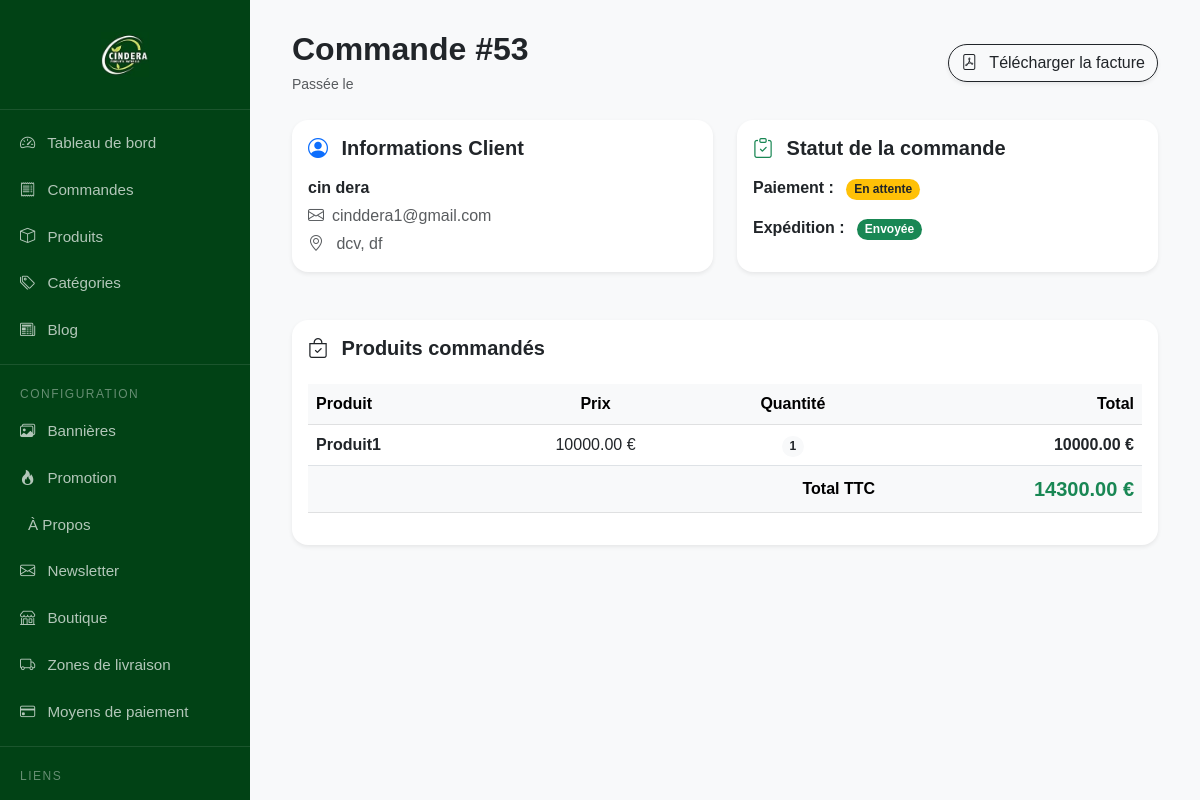
Screenshot of /dashboard/orders/53/ (signed in) with the database file from the repository.
### shop/models.py (models this page shows, shortened)
class Order(models.Model):
    class PaymentStatus(models.TextChoices):
        PENDING = 'pending', 'En attente'
        PAID = 'paid', 'Payé'
        FAILED = 'failed', 'Échoué'
        REFUNDED = 'refunded', 'Remboursé'
    user = models.ForeignKey(
        settings.AUTH_USER_MODEL,
        on_delete=models.SET_NULL, null=True, blank=True, related_name='orders'
    )
    first_name = models.CharField(max_length=100)
    last_name = models.CharField(max_length=100)
    email = models.EmailField()
    address = models.TextField()
    postal_code = models.CharField(max_length=20, verbose_name="Code postal")
    phone = models.CharField(max_length=20, blank=True, verbose_name="Téléphone")
    city = models.CharField(max_length=100)
    country = models.CharField(max_length=50)  # <-- ajoute ce champ
    shipping_zone = models.ForeignKey(ShippingZone, on_delete=models.SET_NULL, null=True)
    payment_method = models.ForeignKey(PaymentMethod, on_delete=models.SET_NULL, null=True)
    coupon = models.ForeignKey(Coupon, on_delete=models.SET_NULL, null=True, blank=True)
    subtotal = models.DecimalField(max_digits=10, decimal_places=2, default=0)
    vat_rate = models.DecimalField(max_digits=5, decimal_places=2, default=18)
    vat_amount = models.DecimalField(max_digits=10, decimal_places=2, default=0)
    shipping_cost = models.DecimalField(max_digits=10, decimal_places=2, default=0)
    discount_amount = models.DecimalField(max_digits=10, decimal_places=2, default=0)
    payment_fee = models.DecimalField(max_digits=10, decimal_places=2, default=0)
    total_price = models.DecimalField(max_digits=10, decimal_places=2, default=0)
    payment_status = models.CharField(max_length=20, choices=PaymentStatus.choices, default=PaymentStatus.PENDING)
    is_shipped = models.BooleanField(default=False)
    created_at = models.DateTimeField(auto_now_add=True)
    class Meta:
        ordering = ['-created_at']

class OrderItem(models.Model):
    order = models.ForeignKey(Order, related_name="items", on_delete=models.CASCADE)
    product = models.ForeignKey(Product, on_delete=models.PROTECT)
    product_name = models.CharField(max_length=200)
    price = models.DecimalField(max_digits=10, decimal_places=2) # Prix HT au moment de l'achat
    quantity = models.PositiveIntegerField(default=1)
    @property
    def total_price(self):
        return self.price * self.quantity

### shop/decorators.py (the view)
    def _wrapped_view(request, *args, **kwargs):
        if request.user.is_authenticated:
            if request.user.is_manager or request.user.is_admin_role:
                return view_func(request, *args, **kwargs)
            else:
                raise PermissionDenied("Vous n'avez pas la permission d'accéder à cette page.")
        else:
            return redirect('products:login')  # redirige si non connecté

### shop/context_processors.py (called while the page is built)
def cart_item_count(request):
    cart = request.session.get('cart', {})
    total_quantity = sum(int(item['quantity']) for item in cart.values())
    return {'cart_item_count': total_quantity}

def categories_context(request):
    return {
        'categories': Category.objects.all()
    }

### shop/models.py (called while the page is built)
    @property
    def is_manager(self):
        return self.role == self.Role.GESTIONNAIRE

    @property
    def is_admin_role(self):
        return self.role == self.Role.ADMIN

### shop/views.py (called while the page is built)
@login_required
@admin_or_manager_required
def order_detail(request, order_id):
    order = get_object_or_404(Order, id=order_id)
    return render(request, 'dashboard/orders/detail.html', {'order': order})

### templates/dashboard/orders/detail.html (shortened to what this page needs)
{% extends "dashboard/base_dashboard.html" %}
{% block content %}
<div class="container-fluid">
    <div class="d-flex justify-content-between align-items-center mb-4">
        <div>
            <h2 class="fw-bold mb-1">Commande #{{ order.id }}</h2>
            <small class="text-muted">
                Passée le {{ order.created|date:"d M Y à H:i" }}
            </small>
        </div>
        <div>
            <a href="{% url 'products:invoice_download' order.id %}"
               class="btn btn-outline-dark rounded-pill shadow-sm"
               target="_blank">
                <i class="bi bi-file-pdf me-2"></i> Télécharger la facture
            </a>
        </div>
    </div>
    <div class="row g-4">
        <div class="col-lg-6">
            <div class="card border-0 shadow-sm rounded-4 h-100">
                <div class="card-body">
                    <h5 class="fw-bold mb-3">
                        <i class="bi bi-person-circle me-2 text-primary"></i>
                        Informations Client
                    </h5>
                    <p class="mb-1 fw-semibold">
                        {{ order.first_name }} {{ order.last_name }}
                    </p>
                    <p class="mb-1 text-muted">
                        <i class="bi bi-envelope me-2"></i>{{ order.email }}
                    </p>
                    <p class="mb-0 text-muted">
                        <i class="bi bi-geo-alt me-2"></i>
                        {{ order.address }}, {{ order.city }}
                    </p>
                </div>
            </div>
        </div>
        <div class="col-lg-6">
            <div class="card border-0 shadow-sm rounded-4 h-100">
                <div class="card-body">
                    <h5 class="fw-bold mb-3">
                        <i class="bi bi-clipboard-check me-2 text-success"></i>
                        Statut de la commande
                    </h5>
                    <div class="mb-3">
                        <span class="fw-semibold">Paiement :</span>
                        {% if order.payment_status == 'paid' %}
                            <span class="badge bg-success rounded-pill ms-2">
                                Payé
                            </span>
                        {% else %}
                            <span class="badge bg-warning text-dark rounded-pill ms-2">
                                En attente
                            </span>
                        {% endif %}
                    </div>
                    <div>
                        <span class="fw-semibold">Expédition :</span>
                        {% if order.is_shipped %}
                            <span class="badge bg-success rounded-pill ms-2">
                                Envoyée
                            </span>
                        {% endif %}
                    </div>
                </div>
            </div>
        </div>
    </div>
    <div class="card border-0 shadow-sm rounded-4 mt-5">
        <div class="card-body">
            <h5 class="fw-bold mb-4">
                <i class="bi bi-bag-check me-2 text-dark"></i>
                Produits commandés
            </h5>
            <div class="table-responsive">
                <table class="table align-middle">
                    <thead class="table-light">
                        <tr>
                            <th>Produit</th>
                            <th class="text-center">Prix</th>
                            <th class="text-center">Quantité</th>
                            <th class="text-end">Total</th>
                        </tr>
                    </thead>
                    <tbody>
                        {% for item in order.items.all %}
                        <tr>
                            <td class="fw-semibold">
                                {{ item.product_name }}
                            </td>
                            <td class="text-center">
                                {{ item.price }} €
                            </td>
                            <td class="text-center">
                                <span class="badge bg-light text-dark rounded-pill">
                                    {{ item.quantity }}
                                </span>
                            </td>
                            <td class="text-end fw-bold">
                                {{ item.total_price }} €
                            </td>
                        </tr>
                        {% endfor %}
                    </tbody>
                    <tfoot class="table-light">
                        <tr>
                            <td colspan="3" class="text-end fw-bold">
                                Total TTC
                            </td>
                            <td class="text-end fs-5 fw-bold text-success">
                                {{ order.total_price }} €
                            </td>
                        </tr>
                    </tfoot>
                </table>
            </div>
        </div>
    </div>
</div>
{% endblock %}

### templates/dashboard/base_dashboard.html (style rules this page uses)
body { background-color: #f8f9fa; }
body { background-color: #f8f9fa; font-family: 'Poppins', sans-serif; }

### rows the page displays
Order: id "53", first_name "cin", last_name "dera", email "cinddera1@gmail.com", address "dcv", city "df", total_price "14300.00"
OrderItem: product_name "Produit1", price "10000.00", quantity "1", total_price "10000.00"
